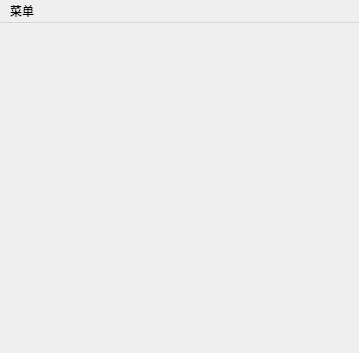
<?xml version="1.0" encoding="UTF-8"?>
<ui version="4.0">
 <class>MainScene</class>
 <widget class="QMainWindow" name="MainScene">
  <property name="geometry">
   <rect>
    <x>0</x>
    <y>0</y>
    <width>359</width>
    <height>353</height>
   </rect>
  </property>
  <property name="windowTitle">
   <string>MainScene</string>
  </property>
  <widget class="QWidget" name="centralwidget"/>
  <widget class="QMenuBar" name="menubar">
   <property name="geometry">
    <rect>
     <x>0</x>
     <y>0</y>
     <width>359</width>
     <height>17</height>
    </rect>
   </property>
   <widget class="QMenu" name="menu">
    <property name="title">
     <string>菜单</string>
    </property>
    <addaction name="actionxiangqing"/>
    <addaction name="actionquit"/>
    <addaction name="separator"/>
   </widget>
   <addaction name="menu"/>
  </widget>
  <action name="actionquit">
   <property name="text">
    <string>退出</string>
   </property>
  </action>
  <action name="actionxiangqing">
   <property name="text">
    <string>详情</string>
   </property>
  </action>
 </widget>
 <resources/>
 <connections/>
</ui>
